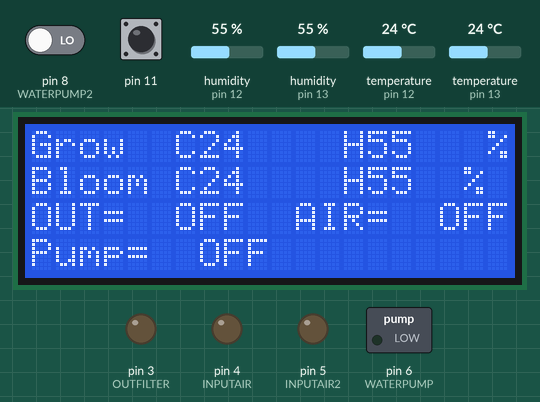
This sketch was run on a simulated Arduino Uno, built with avr-gcc and run on an emulated ATmega328P. On the bench: 20×4 character LCD, switched loads named in the sketch (green lamp = pin HIGH), output pins drawn as LEDs (lit = HIGH). The test bench sets the inputs (shaded band); at power-on: temperature (sensors on pin 13, pin 12) 24 °C, pin 8 (WATERPUMP2) LOW, pin 11 HIGH, humidity (sensors on pin 12, pin 13) 55 %.

Above: at 1.7 s.
1.8 s: temperature (sensor on pin 13) set to 27.8 °C
At 4.1 s:
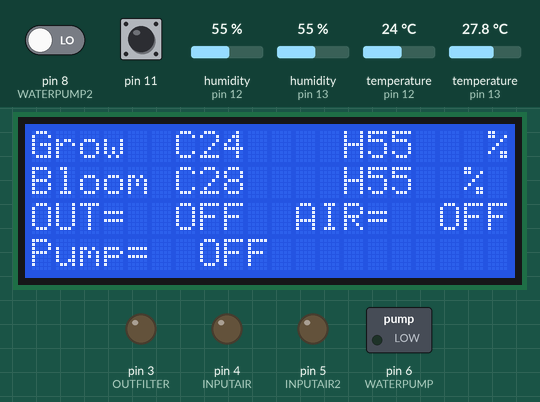
4.7 s: temperature (sensor on pin 13) set to 28.9 °C
At 6.8 s:
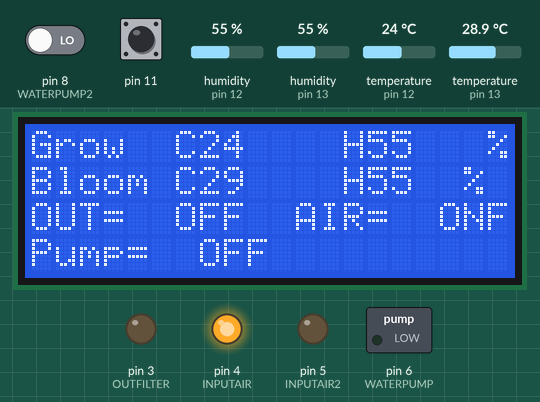
8.0 s: pin 8 (WATERPUMP2) driven HIGH
10.1 s: temperature (sensor on pin 13) set to 24.8 °C
At 12.2 s:
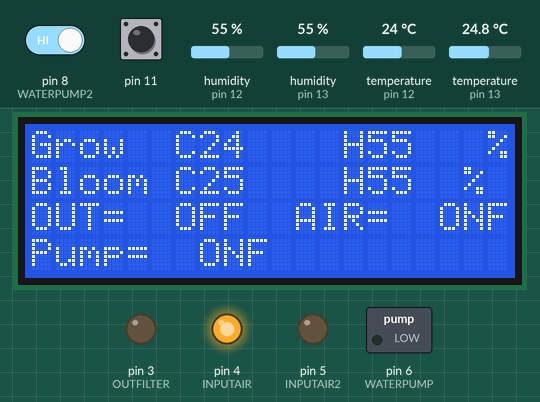
13.3 s: temperature (sensor on pin 13) set to 24 °C
At 14.8 s:
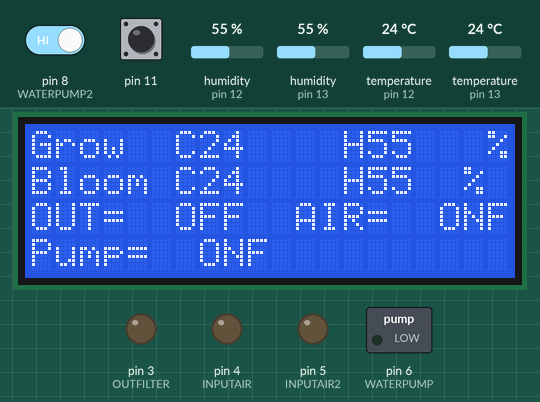
16.5 s: temperature (sensor on pin 12) set to 30.4 °C
At 18.9 s:
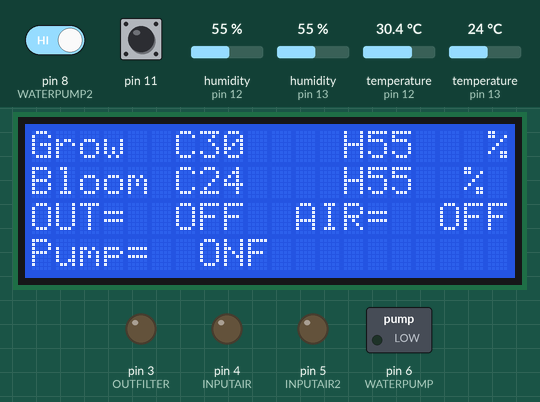
19.7 s: temperature (sensor on pin 12) set to 31.4 °C
At 21.6 s:
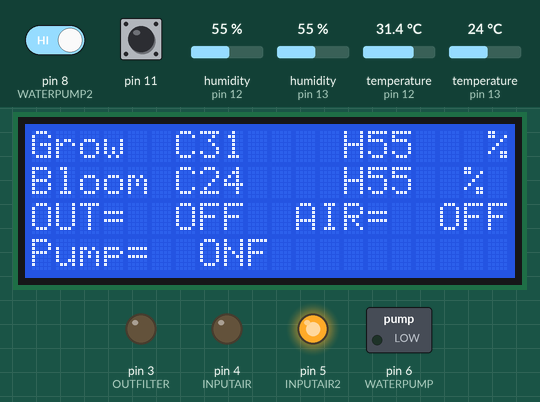
Timing chart, 0 to 22.9 s (numbered marks = the images above; inputs shaded):
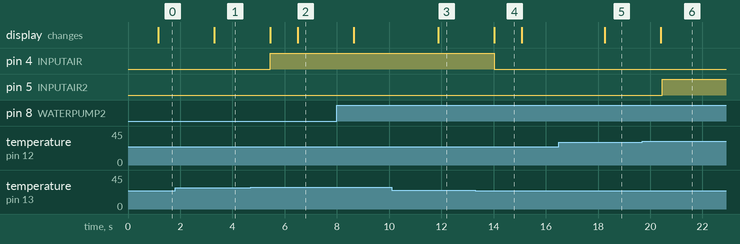

Measured:
- the behaviour switches between 28.4 and 28.5 °C on temperature (sensor on pin 13) (found by bisection; images 1 and 2)
- the behaviour switches between 24.5 and 24.4 °C on temperature (sensor on pin 13) (found by bisection; images 3 and 4)
- the behaviour switches between 30.9 and 31 °C on temperature (sensor on pin 12) (found by bisection; images 5 and 6)
- after the input at 1.8 s, the display: changes after 1.5 s (image 1)
- after the input at 4.7 s, pin 4 (INPUTAIR): LOW → HIGH after 0.75 s; the display: first changes after 0.75 s (image 2 shows a later state)
- after the input at 10.1 s, the display: changes after 1.8 s (image 3)
- after the input at 13.3 s, pin 4 (INPUTAIR): HIGH → LOW after 0.72 s; the display: changes after 0.72 s (image 4)
- after the input at 16.5 s, the display: changes after 1.8 s (image 5)
- after the input at 19.7 s, pin 5 (INPUTAIR2): LOW → HIGH after 0.75 s; the display: changes after 0.70 s (image 6)

The sketch:

ARDOGROW.ino
```cpp
#include <ArduinoJson.h>


#include <Adafruit_Sensor.h>

#include <DHT.h>
#include <DHT_U.h>
#include <Wire.h> // Library for I2C communication
#include <LiquidCrystal_I2C.h> // Library for LCD
LiquidCrystal_I2C lcd = LiquidCrystal_I2C(0x3F, 20, 4); // Change to (0x27,16,2) for 16x2 LCD.
#define DHTPINGROW 12     // Digital pin connected to the DHT sensor
#define DHTPINBLM 13     // Digital pin connected to the DHT sensor
#define DHTTYPE    DHT22     // DHT 22 (AM2302)
#define DHTTYPEBLM    DHT11     // DHT 22 (AM2302)

DHT dht(DHTPINGROW, DHTTYPE);
DHT dht1(DHTPINBLM, DHTTYPEBLM);

const int OUTFILTER = 3; //OUTFILTER
const int INPUTAIR = 4; //GROW
const int INPUTAIR2 = 5; //BLOOM
const int WATERPUMP = 6; //PUMP
const int WATERPUMP2 = 8; //PUMP

String message = "";
bool messageReady = false;
bool mannualmode =false;

uint32_t delayMS;

void setup() {
  Serial.begin(9600);
  dht.begin();
  dht1.begin();
  pinMode(OUTFILTER, OUTPUT);
  pinMode(INPUTAIR, OUTPUT);
  pinMode(INPUTAIR2, OUTPUT);
  pinMode(WATERPUMP, OUTPUT);
  digitalWrite(OUTFILTER, LOW);
  digitalWrite(INPUTAIR, LOW);
  digitalWrite(INPUTAIR2, LOW);
  digitalWrite(WATERPUMP, LOW);
  digitalWrite(WATERPUMP2, LOW);
  lcd.init();
  lcd.backlight();

}


void checkLogicblm(int tempblm , int humidityblm){
         if(tempblm > 30 ){
          digitalWrite(INPUTAIR2, HIGH);
          }
          if(tempblm < 25 ){
          digitalWrite(INPUTAIR2, LOW);
          }
         }


void checkLogicgrow(int temp , int humidity){
  if(temp > 28 ){
    digitalWrite(INPUTAIR, HIGH);
      }
  if(temp < 25 ){
    digitalWrite(INPUTAIR, LOW);
  }
  }


String fixonoff (bool val) {
  if(val){
    return "ON";
    }
    if(!val){
      return "OFF";
      }
  }


  int printerHum(int hum, int humblm) {
     lcd.setCursor(13, 0); // Set the cursor on the first column and first row.
     lcd.print("H"); // Print the string "Hello World!"
     lcd.setCursor(14, 0); // Set the cursor on the first column and first row.
     lcd.print(hum); // Print the string "Hello World!"
     lcd.setCursor(19, 0); // Set the cursor on the first column and first row.
     lcd.print("%"); // Print the string "Hello World!"
     lcd.setCursor(13, 1); // Set the cursor on the first column and first row.
     lcd.print("H"); // Print the string "Hello World!"
     lcd.setCursor(14, 1); // Set the cursor on the first column and first row.
     lcd.print(humblm); // Print the string "Hello World!"
     lcd.setCursor(18, 1); // Set the cursor on the first column and first row.
     lcd.print("%"); // Print the string "Hello World!"

    }

    int printerTemp(int temp, int tempblm){
       String flt = fixonoff(digitalRead(3));
              String air1 = fixonoff(digitalRead(4));
                     String air2 = fixonoff(digitalRead(5));
      String Pump = fixonoff(digitalRead(6));
         String Pump2 = fixonoff(digitalRead(8));

      lcd.setCursor(0, 0); // Set the cursor on the first column and first row.
      lcd.print("Grow "); // Print the string "Hello World!"
      lcd.setCursor(6, 0); // Set the cursor on the first column and first row.
      lcd.print("C"); // Print the string "Hello World!"
      lcd.setCursor(7, 0); // Set the cursor on the first column and first row.
      lcd.print(temp); // Print the string "Hello World!
      lcd.setCursor(0, 1); // Set the cursor on the first column and first row.
      lcd.print("Bloom"); // Print the string "Hello World!"
      lcd.setCursor(6, 1); // Set the cursor on the first column and first row.
      lcd.print("C"); // Print the string "Hello World!"
      lcd.setCursor(7, 1); // Set the cursor on the first column and first row.
      lcd.print(tempblm); // Print the string "Hello World!"
      lcd.setCursor(0, 2); // Set the cursor on the first column and first row.
      lcd.print("OUT="); // Print the string "Hello World!"
      lcd.setCursor(6, 2); // Set the cursor on the first column and first row.
      lcd.print(flt); // Print the string "Hello World!"
      lcd.setCursor(11, 2); // Set the cursor on the first column and first row.
      lcd.print("AIR="); // Print the string "Hello World!"
      lcd.setCursor(17, 2); // Set the cursor on the first column and first row.
      lcd.print(air1); // Print the string "Hello World!"
      lcd.setCursor(0, 3); // Set the cursor on the first column and first row.
      lcd.print("Pump="); // Print the string "Hello World!"
      lcd.setCursor(7, 3); // Set the cursor on the first column and first row.
      lcd.print(Pump2); // Print the string "Hello World!"
     }


void loop() {

  delay(1000);
 bool val = digitalRead(11);
  float h1 = dht1.readHumidity();
  float t1 = dht1.readTemperature();
  float h11 = dht.readHumidity();
  float t11 = dht.readTemperature();


if(!val) {
         digitalWrite(WATERPUMP2, HIGH);
  }
if(val) {
           digitalWrite(WATERPUMP2, LOW);
  }


        while(Serial.available()) {
    message = Serial.readString();
    messageReady = true;
  }

    if(messageReady) {
    DynamicJsonDocument doc(512); // ArduinoJson version 6+
    DeserializationError error = deserializeJson(doc,message);
    if(error) {
      Serial.print(F("deserializeJson() failed: "));
      Serial.println(error.c_str());
      messageReady = false;
      return;
    }
    if(doc["type"] == "getTemps") {
      doc["type"] = "rsp";
      // Get data from analog sensors
      doc["gtemp"] = (t1);
      doc["ghum"] = (h1);
      doc["btemp"] = (t11);
      doc["bhum"] = (h11);
      serializeJson(doc,Serial);
    }

      String flt = fixonoff(digitalRead(3));
      String air1 = fixonoff(digitalRead(4));
      String air2 = fixonoff(digitalRead(5));
      String Pump = fixonoff(digitalRead(6));

      if(doc["type"] == "getStatus") {
      doc["type"] = "statusresponse";
      // Get data from analog sensors
      doc["Filter"] = (flt);
      doc["GrowAir"] = (air1);
      doc["BloomAir"] = (air2);
      doc["Pump"] = (Pump);
      serializeJson(doc,Serial);
    }
        if(doc["type"] == "oPump") {
          digitalWrite(WATERPUMP, HIGH);
          doc["type"] = "pumpresponse";
          doc["pumpison"] = true;
          serializeJson(doc,Serial);
    }
            if(doc["type"] == "cPump") {
          digitalWrite(WATERPUMP, LOW);
      doc["type"] = "pumpresponse";
      doc["pumpison"] = false;
      serializeJson(doc,Serial);
    }
    messageReady = false;
  }

  printerTemp(t11,t1);
  printerHum(h11,h1);
  checkLogicblm(t11,h11);
  checkLogicgrow(t1,h1);


}
```
